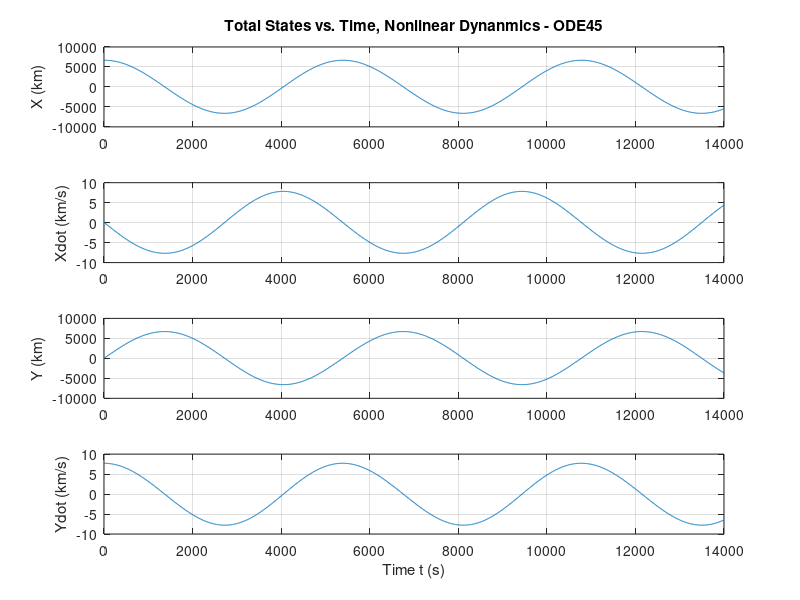

Write MATLAB code to recreate this figure. (Note: this script raises an error after producing the figure.)
close all
clear
mu = 398600; % gr62)avitational constant
omegaE = 2*pi/86400;  % angular velocity of earth
rE = 6378; % radius of earth
dt = 10;
t = 0:dt:14000;
% initial conditions
x0 = 6678;
y0 = 0;
r0 = sqrt(x0^2+y0^2);
x0dot = 0;
y0dot = r0 * sqrt(mu/r0^3);
%period = 2 * pi * sqrt(r0^3/mu); % orbital period
omega = sqrt(mu/r0^3); % angular velocity of satellite
% Atilde is time varying so need to create paramaterized variable.... 
% -- pass in r and t (r0 for nominal)
% Atilde = [0 1 0 0; 
%     mu*(2*(cos(omega*t))^2-(sin(omega*t))^2)/r^3 0 3*mu*sin(omega*t)*cos(omega*t)/r^3 0;
%     0 0 0 1;
%     3*mu*sin(omega*t)*cos(omega*t)/r^3 0 mu*(2*(sin(omega*t)^2 -(cos(omega*t))^2))/r^3 0];
A0 = [0 1 0 0 ; 2*mu/r0^3 0 0 0 ; 0 0 0 1; 0 0 -mu/r0^3 0];
B = [0 0; 1 0; 0 0; 0 1]; 
G = dt * B; 

% Define nonlinear model as anonymous function
pert = [0, 0.075, 0, -0.021]'; % perturbation 
xdot = @(x, u) [x(2);
    -mu*x(1)/sqrt((x(1)^2+x(3)^2)^3) + u(1);
    x(4);
    -mu*x(3)/sqrt((x(1)^2+x(3)^2)^3) + u(2)];
% Define initial total state
X0 = [x0, x0dot, y0, y0dot]' +  pert; 
% 
% Define wrapper function for use in ODE45
xdotwrap = @(t, x) xdot(x, [0; 0]);
% Compute total state using ODE45
options = odeset('RelTol', 1e-12); % Set ODE45 options
[tout, xnl] = ode45(xdotwrap, t, X0, options);
xnl = xnl'; % Take transpose so that dimensions match with xnom

% Plot
figure;
subplot(4, 1, 1);
plot(t, xnl(1, :));
title('Total States vs. Time, Nonlinear Dynanmics - ODE45');
ylabel('X (km)');
grid on;
subplot(4, 1, 2);
plot(t, xnl(2, :));
ylabel('Xdot (km/s)');
grid on;
subplot(4, 1, 3);
plot(t, xnl(3, :));
ylabel('Y (km)');
grid on;
subplot(4, 1, 4);
plot(t, xnl(4, :));
ylabel('Ydot (km/s)');
xlabel('Time t (s)');
grid on;
% end of NL simulation

% % linearized nominal simulation
% Define empty perturbation state and measurement vectors as well as zero control input
dx = zeros(4, length(t));
u = zeros(2, length(t));

% Compute nominal state as a function of true anomaly
theta = omega * t;
nomState = [r0*cos(theta); -r0*omega*sin(theta); r0*sin(theta); r0*omega*cos(theta)];

% Initialize perturbation state
dx(:, 1) = [0, 0.075, 0, -0.021]';

for i = 2:length(t)
    % Compute perturbation states
    F = eye(4) + getAtilde(nomState(:, i))*dt;
    dx(:, i) = F*dx(:, i-1) + G*u(:, i-1);

    % Compute measurement perturbations for all stations
    for j = 1:12
        stationPos = getStationPos(t, j);
    end
end

% Compute total states over time
x = nomState + dx;

% Plot
figure;
subplot(4, 1, 1);
plot(t, x(1, :));
title('Total States vs. Time, Linearized DT SS Model');
ylabel('X (km)'); ylim([-10000, 10000])
grid on;
subplot(4, 1, 2);
plot(t, x(2, :));
ylabel('Xdot (km/s)'); ylim([-10, 10])
grid on;
subplot(4, 1, 3);
plot(t, x(3, :));
ylabel('Y (km)'); ylim([-10000, 10000])
grid on;
subplot(4, 1, 4);
plot(t, x(4, :));
ylabel('Ydot (km/s)'); ylim([-10, 10])
xlabel('Time t (s)');
grid on;

figure;
subplot(4,1,1);
plot(t,dx(1,:));
title('Approx Perturbations vs. Time, Linearized DT SS Model');
ylabel('\deltaX (km)'); ylim([-500, 500])
grid on
subplot(4,1,2);
plot(t,dx(2,:));
ylabel('\deltaXdot (km/s)'); ylim([-1, 1])
grid on
subplot(4,1,3);
plot(t,dx(3,:));
ylabel('\deltaY (km)'); ylim([-1000, 1000])
grid on
subplot(4,1,4);
plot(t,dx(4,:));
ylabel('\deltaYdot (km/s)'); ylim([-1, 1])
xlabel('Time t (s)');
grid on


figure;
subplot(4, 1, 1);
plot(t, x(1, :) - xnl(1, 1:length(t)));
title('State Error vs. Time, Linearized DT SS Model vs. ODE45');
ylabel('x (km)');
grid on;
subplot(4, 1, 2);
plot(t, x(2, :) - xnl(2, 1:length(t)));
ylabel('dx (km/s)');
grid on;
subplot(4, 1, 3);
plot(t, x(3, :) - xnl(3, 1:length(t)));
ylabel('y (km)');
grid on;
subplot(4, 1, 4);
plot(t, x(4, :) - xnl(4, 1:length(t)));
ylabel('dy (km/s)');
xlabel('Time t (s)');
grid on
